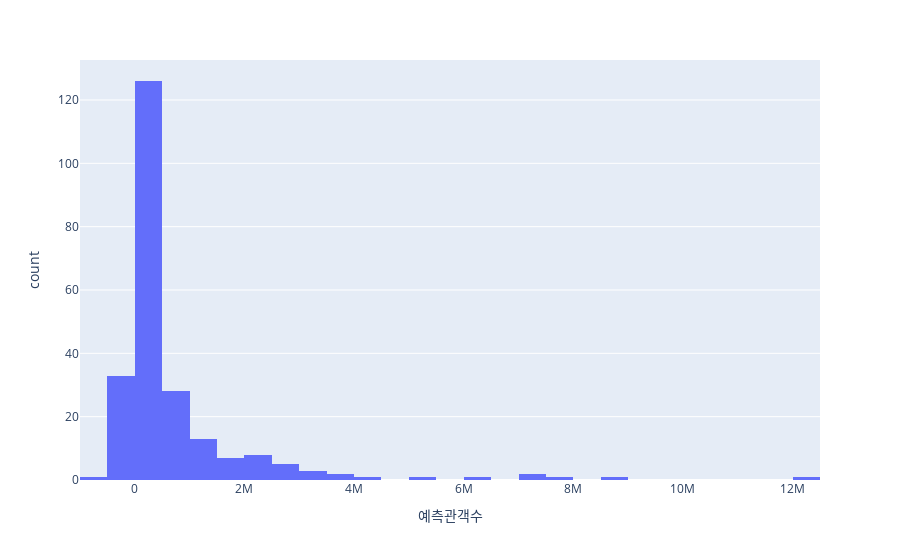

Source (notebook cell):
### Code cell
fig = px.histogram(movie_predict, x='예측관객수')
fig.show()

### Figure 1 — Plotly figure (JSON) as saved in the notebook; plotly's stock layout.template omitted (floating-point values rounded to 4 significant figures; data arrays with more than 128 entries replaced by an {"elided": "..."} marker saying what was removed)
{"data": [{"alignmentgroup": "True", "bingroup": "x", "hovertemplate": "예측관객수=%{x}<br>count=%{y}<extra></extra>", "legendgroup": "", "marker": {"color": "#636efa", "pattern": {"shape": ""}}, "name": "", "offsetgroup": "", "orientation": "v", "showlegend": false, "type": "histogram", "x": {"elided": "234 int values"}, "xaxis": "x", "yaxis": "y"}], "layout": {"barmode": "relative", "legend": {"tracegroupgap": 0}, "margin": {"t": 60}, "xaxis": {"anchor": "y", "domain": [0, 1], "title": {"text": "예측관객수"}}, "yaxis": {"anchor": "x", "domain": [0, 1], "title": {"text": "count"}}}}
